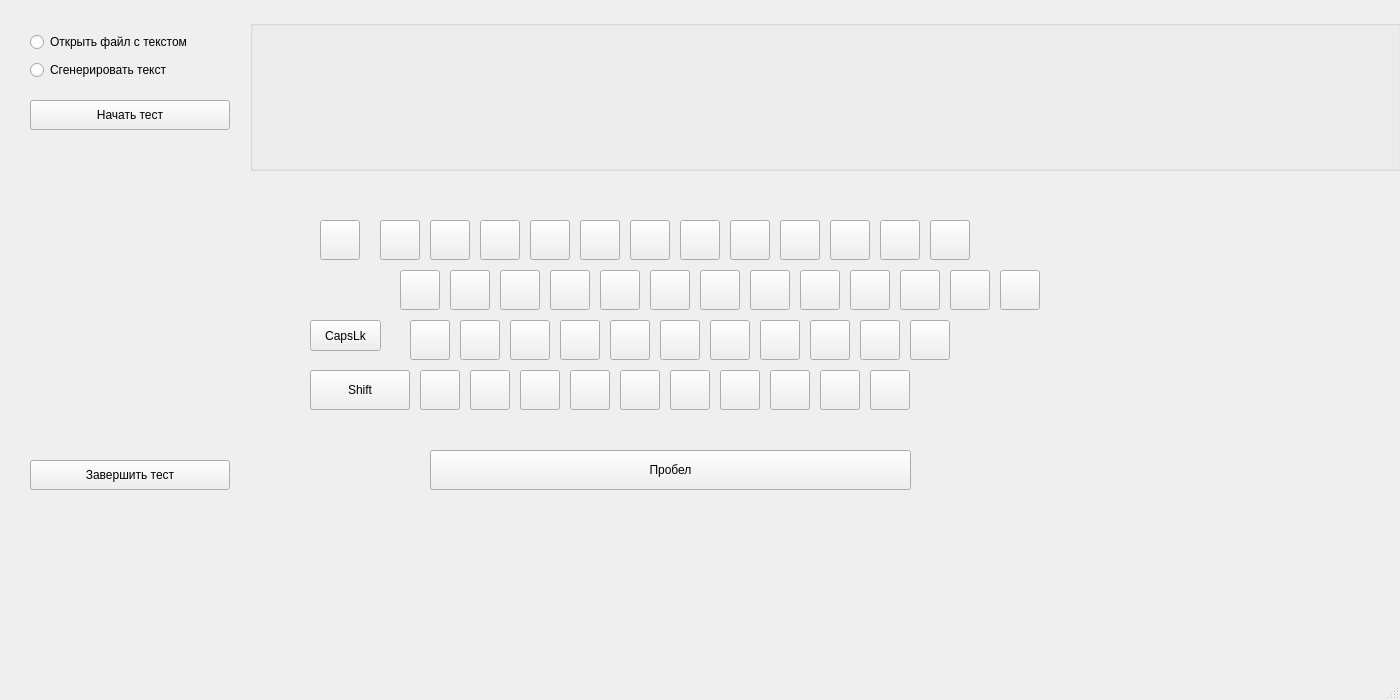
<?xml version="1.0" encoding="UTF-8"?>
<ui version="4.0">
 <class>MainWindow</class>
 <widget class="QMainWindow" name="MainWindow">
  <property name="geometry">
   <rect>
    <x>0</x>
    <y>0</y>
    <width>1400</width>
    <height>700</height>
   </rect>
  </property>
  <property name="windowTitle">
   <string>MainWindow</string>
  </property>
  <widget class="QWidget" name="centralwidget">
   <widget class="QGroupBox" name="groupBox">
    <property name="geometry">
     <rect>
      <x>250</x>
      <y>20</y>
      <width>1151</width>
      <height>151</height>
     </rect>
    </property>
    <property name="title">
     <string/>
    </property>
    <widget class="QLabel" name="TextLabel">
     <property name="geometry">
      <rect>
       <x>310</x>
       <y>52</y>
       <width>810</width>
       <height>31</height>
      </rect>
     </property>
     <property name="text">
      <string/>
     </property>
    </widget>
    <widget class="QLabel" name="label_2">
     <property name="geometry">
      <rect>
       <x>26</x>
       <y>52</y>
       <width>281</width>
       <height>31</height>
      </rect>
     </property>
     <property name="text">
      <string/>
     </property>
    </widget>
    <widget class="QLabel" name="label">
     <property name="geometry">
      <rect>
       <x>310</x>
       <y>110</y>
       <width>100</width>
       <height>31</height>
      </rect>
     </property>
     <property name="text">
      <string/>
     </property>
    </widget>
   </widget>
   <widget class="QPushButton" name="StartPushButton">
    <property name="geometry">
     <rect>
      <x>30</x>
      <y>100</y>
      <width>200</width>
      <height>30</height>
     </rect>
    </property>
    <property name="text">
     <string>Начать тест</string>
    </property>
   </widget>
   <widget class="QWidget" name="layoutWidget">
    <property name="geometry">
     <rect>
      <x>30</x>
      <y>30</y>
      <width>201</width>
      <height>54</height>
     </rect>
    </property>
    <layout class="QVBoxLayout" name="verticalLayout">
     <item>
      <widget class="QRadioButton" name="OpenTextRadioButton">
       <property name="text">
        <string>Открыть файл с текстом</string>
       </property>
      </widget>
     </item>
     <item>
      <widget class="QRadioButton" name="GenerateTextRadioButton">
       <property name="text">
        <string>Сгенерировать текст</string>
       </property>
      </widget>
     </item>
    </layout>
   </widget>
   <widget class="QPushButton" name="pushButton_1">
    <property name="geometry">
     <rect>
      <x>400</x>
      <y>270</y>
      <width>40</width>
      <height>40</height>
     </rect>
    </property>
    <property name="text">
     <string/>
    </property>
   </widget>
   <widget class="QPushButton" name="pushButton_2">
    <property name="geometry">
     <rect>
      <x>450</x>
      <y>270</y>
      <width>40</width>
      <height>40</height>
     </rect>
    </property>
    <property name="text">
     <string/>
    </property>
   </widget>
   <widget class="QPushButton" name="pushButton_3">
    <property name="geometry">
     <rect>
      <x>500</x>
      <y>270</y>
      <width>40</width>
      <height>40</height>
     </rect>
    </property>
    <property name="text">
     <string/>
    </property>
   </widget>
   <widget class="QPushButton" name="pushButton_4">
    <property name="geometry">
     <rect>
      <x>550</x>
      <y>270</y>
      <width>40</width>
      <height>40</height>
     </rect>
    </property>
    <property name="text">
     <string/>
    </property>
   </widget>
   <widget class="QPushButton" name="pushButton_5">
    <property name="geometry">
     <rect>
      <x>600</x>
      <y>270</y>
      <width>40</width>
      <height>40</height>
     </rect>
    </property>
    <property name="text">
     <string/>
    </property>
   </widget>
   <widget class="QPushButton" name="pushButton_7">
    <property name="geometry">
     <rect>
      <x>700</x>
      <y>270</y>
      <width>40</width>
      <height>40</height>
     </rect>
    </property>
    <property name="text">
     <string/>
    </property>
   </widget>
   <widget class="QPushButton" name="pushButton_8">
    <property name="geometry">
     <rect>
      <x>750</x>
      <y>270</y>
      <width>40</width>
      <height>40</height>
     </rect>
    </property>
    <property name="text">
     <string/>
    </property>
   </widget>
   <widget class="QPushButton" name="pushButton_6">
    <property name="geometry">
     <rect>
      <x>650</x>
      <y>270</y>
      <width>40</width>
      <height>40</height>
     </rect>
    </property>
    <property name="text">
     <string/>
    </property>
   </widget>
   <widget class="QPushButton" name="pushButton_9">
    <property name="geometry">
     <rect>
      <x>800</x>
      <y>270</y>
      <width>40</width>
      <height>40</height>
     </rect>
    </property>
    <property name="text">
     <string/>
    </property>
   </widget>
   <widget class="QPushButton" name="pushButton_11">
    <property name="geometry">
     <rect>
      <x>900</x>
      <y>270</y>
      <width>40</width>
      <height>40</height>
     </rect>
    </property>
    <property name="text">
     <string/>
    </property>
   </widget>
   <widget class="QPushButton" name="pushButton_12">
    <property name="geometry">
     <rect>
      <x>950</x>
      <y>270</y>
      <width>40</width>
      <height>40</height>
     </rect>
    </property>
    <property name="text">
     <string/>
    </property>
   </widget>
   <widget class="QPushButton" name="pushButton_10">
    <property name="geometry">
     <rect>
      <x>850</x>
      <y>270</y>
      <width>40</width>
      <height>40</height>
     </rect>
    </property>
    <property name="text">
     <string/>
    </property>
   </widget>
   <widget class="QPushButton" name="pushButton_13">
    <property name="geometry">
     <rect>
      <x>410</x>
      <y>320</y>
      <width>40</width>
      <height>40</height>
     </rect>
    </property>
    <property name="text">
     <string/>
    </property>
   </widget>
   <widget class="QPushButton" name="pushButton_15">
    <property name="geometry">
     <rect>
      <x>510</x>
      <y>320</y>
      <width>40</width>
      <height>40</height>
     </rect>
    </property>
    <property name="text">
     <string/>
    </property>
   </widget>
   <widget class="QPushButton" name="pushButton_16">
    <property name="geometry">
     <rect>
      <x>560</x>
      <y>320</y>
      <width>40</width>
      <height>40</height>
     </rect>
    </property>
    <property name="text">
     <string/>
    </property>
   </widget>
   <widget class="QPushButton" name="pushButton_23">
    <property name="geometry">
     <rect>
      <x>910</x>
      <y>320</y>
      <width>40</width>
      <height>40</height>
     </rect>
    </property>
    <property name="text">
     <string/>
    </property>
   </widget>
   <widget class="QPushButton" name="pushButton_17">
    <property name="geometry">
     <rect>
      <x>610</x>
      <y>320</y>
      <width>40</width>
      <height>40</height>
     </rect>
    </property>
    <property name="text">
     <string/>
    </property>
   </widget>
   <widget class="QPushButton" name="pushButton_20">
    <property name="geometry">
     <rect>
      <x>760</x>
      <y>320</y>
      <width>40</width>
      <height>40</height>
     </rect>
    </property>
    <property name="text">
     <string/>
    </property>
   </widget>
   <widget class="QPushButton" name="pushButton_14">
    <property name="geometry">
     <rect>
      <x>460</x>
      <y>320</y>
      <width>40</width>
      <height>40</height>
     </rect>
    </property>
    <property name="text">
     <string/>
    </property>
   </widget>
   <widget class="QPushButton" name="pushButton_19">
    <property name="geometry">
     <rect>
      <x>710</x>
      <y>320</y>
      <width>40</width>
      <height>40</height>
     </rect>
    </property>
    <property name="text">
     <string/>
    </property>
   </widget>
   <widget class="QPushButton" name="pushButton_21">
    <property name="geometry">
     <rect>
      <x>810</x>
      <y>320</y>
      <width>40</width>
      <height>40</height>
     </rect>
    </property>
    <property name="text">
     <string/>
    </property>
   </widget>
   <widget class="QPushButton" name="pushButton_18">
    <property name="geometry">
     <rect>
      <x>660</x>
      <y>320</y>
      <width>40</width>
      <height>40</height>
     </rect>
    </property>
    <property name="text">
     <string/>
    </property>
   </widget>
   <widget class="QPushButton" name="pushButton_22">
    <property name="geometry">
     <rect>
      <x>860</x>
      <y>320</y>
      <width>40</width>
      <height>40</height>
     </rect>
    </property>
    <property name="text">
     <string/>
    </property>
   </widget>
   <widget class="QPushButton" name="pushButton_30">
    <property name="geometry">
     <rect>
      <x>720</x>
      <y>370</y>
      <width>40</width>
      <height>40</height>
     </rect>
    </property>
    <property name="text">
     <string/>
    </property>
   </widget>
   <widget class="QPushButton" name="pushButton_32">
    <property name="geometry">
     <rect>
      <x>820</x>
      <y>370</y>
      <width>40</width>
      <height>40</height>
     </rect>
    </property>
    <property name="text">
     <string/>
    </property>
   </widget>
   <widget class="QPushButton" name="pushButton_27">
    <property name="geometry">
     <rect>
      <x>570</x>
      <y>370</y>
      <width>40</width>
      <height>40</height>
     </rect>
    </property>
    <property name="text">
     <string/>
    </property>
   </widget>
   <widget class="QPushButton" name="pushButton_24">
    <property name="geometry">
     <rect>
      <x>420</x>
      <y>370</y>
      <width>40</width>
      <height>40</height>
     </rect>
    </property>
    <property name="text">
     <string/>
    </property>
   </widget>
   <widget class="QPushButton" name="pushButton_26">
    <property name="geometry">
     <rect>
      <x>520</x>
      <y>370</y>
      <width>40</width>
      <height>40</height>
     </rect>
    </property>
    <property name="text">
     <string/>
    </property>
   </widget>
   <widget class="QPushButton" name="pushButton_28">
    <property name="geometry">
     <rect>
      <x>620</x>
      <y>370</y>
      <width>40</width>
      <height>40</height>
     </rect>
    </property>
    <property name="text">
     <string/>
    </property>
   </widget>
   <widget class="QPushButton" name="pushButton_25">
    <property name="geometry">
     <rect>
      <x>470</x>
      <y>370</y>
      <width>40</width>
      <height>40</height>
     </rect>
    </property>
    <property name="text">
     <string/>
    </property>
   </widget>
   <widget class="QPushButton" name="pushButton_31">
    <property name="geometry">
     <rect>
      <x>770</x>
      <y>370</y>
      <width>40</width>
      <height>40</height>
     </rect>
    </property>
    <property name="text">
     <string/>
    </property>
   </widget>
   <widget class="QPushButton" name="pushButton_33">
    <property name="geometry">
     <rect>
      <x>870</x>
      <y>370</y>
      <width>40</width>
      <height>40</height>
     </rect>
    </property>
    <property name="text">
     <string/>
    </property>
   </widget>
   <widget class="QPushButton" name="pushButton_29">
    <property name="geometry">
     <rect>
      <x>670</x>
      <y>370</y>
      <width>40</width>
      <height>40</height>
     </rect>
    </property>
    <property name="text">
     <string/>
    </property>
   </widget>
   <widget class="QPushButton" name="pushButton_34">
    <property name="geometry">
     <rect>
      <x>320</x>
      <y>220</y>
      <width>40</width>
      <height>40</height>
     </rect>
    </property>
    <property name="text">
     <string/>
    </property>
   </widget>
   <widget class="QPushButton" name="spacePushButton">
    <property name="geometry">
     <rect>
      <x>430</x>
      <y>450</y>
      <width>481</width>
      <height>40</height>
     </rect>
    </property>
    <property name="text">
     <string>Пробел</string>
    </property>
   </widget>
   <widget class="QPushButton" name="shiftPushButton">
    <property name="geometry">
     <rect>
      <x>310</x>
      <y>370</y>
      <width>100</width>
      <height>40</height>
     </rect>
    </property>
    <property name="text">
     <string>Shift</string>
    </property>
   </widget>
   <widget class="QLabel" name="ErrorsLabel">
    <property name="geometry">
     <rect>
      <x>30</x>
      <y>230</y>
      <width>200</width>
      <height>30</height>
     </rect>
    </property>
    <property name="text">
     <string/>
    </property>
   </widget>
   <widget class="QPushButton" name="CapsLushButton">
    <property name="geometry">
     <rect>
      <x>310</x>
      <y>320</y>
      <width>71</width>
      <height>31</height>
     </rect>
    </property>
    <property name="text">
     <string>CapsLk</string>
    </property>
   </widget>
   <widget class="QLabel" name="Alphaslabel">
    <property name="geometry">
     <rect>
      <x>30</x>
      <y>150</y>
      <width>200</width>
      <height>30</height>
     </rect>
    </property>
    <property name="text">
     <string/>
    </property>
   </widget>
   <widget class="QLabel" name="ProzentLabel">
    <property name="geometry">
     <rect>
      <x>20</x>
      <y>280</y>
      <width>200</width>
      <height>30</height>
     </rect>
    </property>
    <property name="text">
     <string/>
    </property>
   </widget>
   <widget class="QLabel" name="TimeLabel">
    <property name="geometry">
     <rect>
      <x>20</x>
      <y>320</y>
      <width>200</width>
      <height>30</height>
     </rect>
    </property>
    <property name="text">
     <string/>
    </property>
   </widget>
   <widget class="QLabel" name="SpeedLabel">
    <property name="geometry">
     <rect>
      <x>20</x>
      <y>360</y>
      <width>200</width>
      <height>30</height>
     </rect>
    </property>
    <property name="text">
     <string/>
    </property>
   </widget>
   <widget class="QPushButton" name="pushButton">
    <property name="geometry">
     <rect>
      <x>30</x>
      <y>460</y>
      <width>200</width>
      <height>30</height>
     </rect>
    </property>
    <property name="text">
     <string>Завершить тест</string>
    </property>
   </widget>
   <widget class="QPushButton" name="pushButton_43">
    <property name="geometry">
     <rect>
      <x>780</x>
      <y>220</y>
      <width>40</width>
      <height>40</height>
     </rect>
    </property>
    <property name="text">
     <string/>
    </property>
   </widget>
   <widget class="QPushButton" name="pushButton_41">
    <property name="geometry">
     <rect>
      <x>680</x>
      <y>220</y>
      <width>40</width>
      <height>40</height>
     </rect>
    </property>
    <property name="text">
     <string/>
    </property>
   </widget>
   <widget class="QPushButton" name="pushButton_35">
    <property name="geometry">
     <rect>
      <x>380</x>
      <y>220</y>
      <width>40</width>
      <height>40</height>
     </rect>
    </property>
    <property name="text">
     <string/>
    </property>
   </widget>
   <widget class="QPushButton" name="pushButton_36">
    <property name="geometry">
     <rect>
      <x>430</x>
      <y>220</y>
      <width>40</width>
      <height>40</height>
     </rect>
    </property>
    <property name="text">
     <string/>
    </property>
   </widget>
   <widget class="QPushButton" name="pushButton_39">
    <property name="geometry">
     <rect>
      <x>580</x>
      <y>220</y>
      <width>40</width>
      <height>40</height>
     </rect>
    </property>
    <property name="text">
     <string/>
    </property>
   </widget>
   <widget class="QPushButton" name="pushButton_40">
    <property name="geometry">
     <rect>
      <x>630</x>
      <y>220</y>
      <width>40</width>
      <height>40</height>
     </rect>
    </property>
    <property name="text">
     <string/>
    </property>
   </widget>
   <widget class="QPushButton" name="pushButton_42">
    <property name="geometry">
     <rect>
      <x>730</x>
      <y>220</y>
      <width>40</width>
      <height>40</height>
     </rect>
    </property>
    <property name="text">
     <string/>
    </property>
   </widget>
   <widget class="QPushButton" name="pushButton_38">
    <property name="geometry">
     <rect>
      <x>530</x>
      <y>220</y>
      <width>40</width>
      <height>40</height>
     </rect>
    </property>
    <property name="text">
     <string/>
    </property>
   </widget>
   <widget class="QPushButton" name="pushButton_46">
    <property name="geometry">
     <rect>
      <x>930</x>
      <y>220</y>
      <width>40</width>
      <height>40</height>
     </rect>
    </property>
    <property name="text">
     <string/>
    </property>
   </widget>
   <widget class="QPushButton" name="pushButton_44">
    <property name="geometry">
     <rect>
      <x>830</x>
      <y>220</y>
      <width>40</width>
      <height>40</height>
     </rect>
    </property>
    <property name="text">
     <string/>
    </property>
   </widget>
   <widget class="QPushButton" name="pushButton_45">
    <property name="geometry">
     <rect>
      <x>880</x>
      <y>220</y>
      <width>40</width>
      <height>40</height>
     </rect>
    </property>
    <property name="text">
     <string/>
    </property>
   </widget>
   <widget class="QPushButton" name="pushButton_37">
    <property name="geometry">
     <rect>
      <x>480</x>
      <y>220</y>
      <width>40</width>
      <height>40</height>
     </rect>
    </property>
    <property name="text">
     <string/>
    </property>
   </widget>
   <widget class="QPushButton" name="pushButton_47">
    <property name="geometry">
     <rect>
      <x>1000</x>
      <y>270</y>
      <width>40</width>
      <height>40</height>
     </rect>
    </property>
    <property name="text">
     <string/>
    </property>
   </widget>
  </widget>
  <widget class="QMenuBar" name="menubar">
   <property name="geometry">
    <rect>
     <x>0</x>
     <y>0</y>
     <width>1400</width>
     <height>22</height>
    </rect>
   </property>
  </widget>
  <widget class="QStatusBar" name="statusbar"/>
 </widget>
 <resources/>
 <connections/>
</ui>
